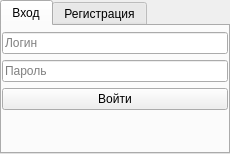
<?xml version="1.0" encoding="UTF-8"?>
<ui version="4.0">
 <class>MainWindow</class>
 <widget class="QMainWindow" name="MainWindow">
  <property name="geometry">
   <rect>
    <x>0</x>
    <y>0</y>
    <width>230</width>
    <height>154</height>
   </rect>
  </property>
  <property name="minimumSize">
   <size>
    <width>230</width>
    <height>0</height>
   </size>
  </property>
  <property name="windowTitle">
   <string>MainWindow</string>
  </property>
  <widget class="QWidget" name="centralwidget">
   <layout class="QVBoxLayout" name="verticalLayout">
    <property name="spacing">
     <number>6</number>
    </property>
    <property name="leftMargin">
     <number>0</number>
    </property>
    <property name="topMargin">
     <number>0</number>
    </property>
    <property name="rightMargin">
     <number>0</number>
    </property>
    <property name="bottomMargin">
     <number>0</number>
    </property>
    <item>
     <widget class="QTabWidget" name="tabWidget">
      <property name="tabPosition">
       <enum>QTabWidget::North</enum>
      </property>
      <property name="tabShape">
       <enum>QTabWidget::Rounded</enum>
      </property>
      <property name="currentIndex">
       <number>0</number>
      </property>
      <property name="elideMode">
       <enum>Qt::ElideMiddle</enum>
      </property>
      <property name="documentMode">
       <bool>false</bool>
      </property>
      <widget class="QWidget" name="loginTab">
       <attribute name="title">
        <string>Вход</string>
       </attribute>
       <layout class="QVBoxLayout" name="verticalLayout_2">
        <property name="spacing">
         <number>6</number>
        </property>
        <property name="leftMargin">
         <number>0</number>
        </property>
        <property name="topMargin">
         <number>6</number>
        </property>
        <property name="rightMargin">
         <number>0</number>
        </property>
        <property name="bottomMargin">
         <number>0</number>
        </property>
        <item>
         <layout class="QFormLayout" name="loginLayout">
          <property name="labelAlignment">
           <set>Qt::AlignLeading|Qt::AlignLeft|Qt::AlignVCenter</set>
          </property>
          <property name="horizontalSpacing">
           <number>0</number>
          </property>
          <item row="0" column="1">
           <widget class="QLineEdit" name="loginInput_L">
            <property name="inputMask">
             <string/>
            </property>
            <property name="text">
             <string/>
            </property>
            <property name="placeholderText">
             <string>Логин</string>
            </property>
           </widget>
          </item>
          <item row="1" column="1">
           <widget class="QLineEdit" name="passwordInput_L">
            <property name="text">
             <string/>
            </property>
            <property name="echoMode">
             <enum>QLineEdit::Password</enum>
            </property>
            <property name="placeholderText">
             <string>Пароль</string>
            </property>
           </widget>
          </item>
         </layout>
        </item>
        <item>
         <widget class="QPushButton" name="loginButton">
          <property name="text">
           <string>Войти</string>
          </property>
         </widget>
        </item>
        <item>
         <spacer name="verticalSpacer">
          <property name="orientation">
           <enum>Qt::Vertical</enum>
          </property>
          <property name="sizeHint" stdset="0">
           <size>
            <width>20</width>
            <height>40</height>
           </size>
          </property>
         </spacer>
        </item>
       </layout>
      </widget>
      <widget class="QWidget" name="registerTab">
       <attribute name="title">
        <string>Регистрация</string>
       </attribute>
       <layout class="QVBoxLayout" name="verticalLayout_3">
        <property name="spacing">
         <number>6</number>
        </property>
        <property name="leftMargin">
         <number>0</number>
        </property>
        <property name="topMargin">
         <number>6</number>
        </property>
        <property name="rightMargin">
         <number>0</number>
        </property>
        <property name="bottomMargin">
         <number>0</number>
        </property>
        <item>
         <layout class="QFormLayout" name="registerLayout">
          <property name="labelAlignment">
           <set>Qt::AlignLeading|Qt::AlignLeft|Qt::AlignVCenter</set>
          </property>
          <property name="horizontalSpacing">
           <number>0</number>
          </property>
          <item row="0" column="1">
           <widget class="QLineEdit" name="loginInput_R">
            <property name="placeholderText">
             <string>Логин</string>
            </property>
           </widget>
          </item>
          <item row="1" column="1">
           <widget class="QLineEdit" name="passwordInput_R">
            <property name="echoMode">
             <enum>QLineEdit::Password</enum>
            </property>
            <property name="placeholderText">
             <string>Пароль</string>
            </property>
           </widget>
          </item>
          <item row="2" column="1">
           <widget class="QLineEdit" name="repeatPasswordInput_R">
            <property name="echoMode">
             <enum>QLineEdit::Password</enum>
            </property>
            <property name="placeholderText">
             <string>Повторите пароль</string>
            </property>
           </widget>
          </item>
         </layout>
        </item>
        <item>
         <widget class="QPushButton" name="registerButton">
          <property name="text">
           <string>Зарегистрироваться</string>
          </property>
         </widget>
        </item>
        <item>
         <spacer name="verticalSpacer_2">
          <property name="orientation">
           <enum>Qt::Vertical</enum>
          </property>
          <property name="sizeHint" stdset="0">
           <size>
            <width>20</width>
            <height>40</height>
           </size>
          </property>
         </spacer>
        </item>
       </layout>
      </widget>
     </widget>
    </item>
   </layout>
  </widget>
 </widget>
 <resources/>
 <connections/>
</ui>
